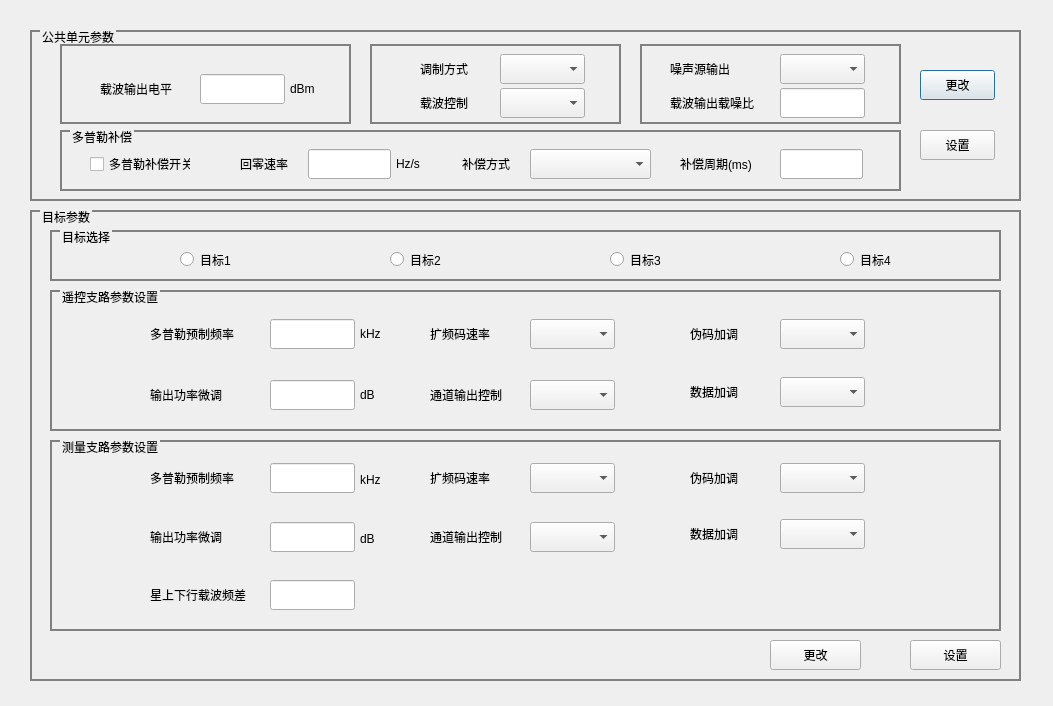
<?xml version="1.0" encoding="UTF-8"?>
<ui version="4.0">
 <class>SS2BBE_ModuParamSetGUIDlg</class>
 <widget class="QDialog" name="SS2BBE_ModuParamSetGUIDlg">
  <property name="geometry">
   <rect>
    <x>0</x>
    <y>0</y>
    <width>1053</width>
    <height>706</height>
   </rect>
  </property>
  <property name="windowTitle">
   <string>DDTBBE_CodFrmSynSetGUIDlg</string>
  </property>
  <property name="styleSheet">
   <string notr="true">QGroupBox
{
	border-width:2px;
	border-style:solid;
	border-color:gray;
	margin-top:1ex;
}

QGroupBox::title
{
	subcontrol-origin:margin;
	subcontrol-position:top left;
	left:10px;
	padding: 0px;
}</string>
  </property>
  <widget class="QGroupBox" name="groupBox_common">
   <property name="geometry">
    <rect>
     <x>30</x>
     <y>30</y>
     <width>991</width>
     <height>171</height>
    </rect>
   </property>
   <property name="title">
    <string>公共单元参数</string>
   </property>
   <widget class="QGroupBox" name="groupBox_4">
    <property name="geometry">
     <rect>
      <x>30</x>
      <y>14</y>
      <width>291</width>
      <height>80</height>
     </rect>
    </property>
    <property name="title">
     <string/>
    </property>
    <widget class="QLabel" name="label_OutputElLevel">
     <property name="geometry">
      <rect>
       <x>40</x>
       <y>30</y>
       <width>101</width>
       <height>30</height>
      </rect>
     </property>
     <property name="text">
      <string>载波输出电平</string>
     </property>
    </widget>
    <widget class="QLineEdit" name="lineEdit_OutputElLevel">
     <property name="geometry">
      <rect>
       <x>140</x>
       <y>30</y>
       <width>85</width>
       <height>30</height>
      </rect>
     </property>
    </widget>
    <widget class="QLabel" name="label_2">
     <property name="geometry">
      <rect>
       <x>230</x>
       <y>30</y>
       <width>31</width>
       <height>30</height>
      </rect>
     </property>
     <property name="text">
      <string>dBm</string>
     </property>
    </widget>
   </widget>
   <widget class="QGroupBox" name="groupBox_5">
    <property name="geometry">
     <rect>
      <x>340</x>
      <y>14</y>
      <width>251</width>
      <height>80</height>
     </rect>
    </property>
    <property name="title">
     <string/>
    </property>
    <widget class="QLabel" name="label_AdjustType">
     <property name="geometry">
      <rect>
       <x>50</x>
       <y>10</y>
       <width>75</width>
       <height>30</height>
      </rect>
     </property>
     <property name="text">
      <string>调制方式</string>
     </property>
    </widget>
    <widget class="QLabel" name="label_WaveCtrl">
     <property name="geometry">
      <rect>
       <x>50</x>
       <y>44</y>
       <width>75</width>
       <height>30</height>
      </rect>
     </property>
     <property name="text">
      <string>载波控制</string>
     </property>
    </widget>
    <widget class="QComboBox" name="comboBox_AdjustType">
     <property name="geometry">
      <rect>
       <x>130</x>
       <y>10</y>
       <width>85</width>
       <height>30</height>
      </rect>
     </property>
    </widget>
    <widget class="QComboBox" name="comboBox_WaveCtrl">
     <property name="geometry">
      <rect>
       <x>130</x>
       <y>44</y>
       <width>85</width>
       <height>30</height>
      </rect>
     </property>
    </widget>
   </widget>
   <widget class="QGroupBox" name="groupBox_6">
    <property name="geometry">
     <rect>
      <x>610</x>
      <y>14</y>
      <width>261</width>
      <height>80</height>
     </rect>
    </property>
    <property name="title">
     <string/>
    </property>
    <widget class="QComboBox" name="comboBox_NoiseSourOutput">
     <property name="geometry">
      <rect>
       <x>140</x>
       <y>10</y>
       <width>85</width>
       <height>30</height>
      </rect>
     </property>
    </widget>
    <widget class="QLabel" name="label_NoiseSourOutput">
     <property name="geometry">
      <rect>
       <x>30</x>
       <y>10</y>
       <width>110</width>
       <height>30</height>
      </rect>
     </property>
     <property name="text">
      <string>噪声源输出</string>
     </property>
    </widget>
    <widget class="QLabel" name="label_WaveNoiseRatio">
     <property name="geometry">
      <rect>
       <x>30</x>
       <y>44</y>
       <width>110</width>
       <height>30</height>
      </rect>
     </property>
     <property name="text">
      <string>载波输出载噪比</string>
     </property>
    </widget>
    <widget class="QLineEdit" name="lineEdit_WaveNoiseRatio">
     <property name="geometry">
      <rect>
       <x>140</x>
       <y>44</y>
       <width>85</width>
       <height>30</height>
      </rect>
     </property>
    </widget>
   </widget>
   <widget class="QGroupBox" name="groupBox_processCtrl">
    <property name="geometry">
     <rect>
      <x>30</x>
      <y>100</y>
      <width>841</width>
      <height>61</height>
     </rect>
    </property>
    <property name="title">
     <string>多普勒补偿</string>
    </property>
    <widget class="QCheckBox" name="checkBox_dopplerSw">
     <property name="geometry">
      <rect>
       <x>30</x>
       <y>19</y>
       <width>101</width>
       <height>30</height>
      </rect>
     </property>
     <property name="text">
      <string>多普勒补偿开关 </string>
     </property>
    </widget>
    <widget class="QLabel" name="label_BackZeroRate">
     <property name="geometry">
      <rect>
       <x>180</x>
       <y>19</y>
       <width>65</width>
       <height>30</height>
      </rect>
     </property>
     <property name="text">
      <string>回零速率</string>
     </property>
    </widget>
    <widget class="QLineEdit" name="lineEdit_BackZeroRate">
     <property name="geometry">
      <rect>
       <x>248</x>
       <y>19</y>
       <width>83</width>
       <height>30</height>
      </rect>
     </property>
    </widget>
    <widget class="QLabel" name="label_14">
     <property name="geometry">
      <rect>
       <x>336</x>
       <y>19</y>
       <width>31</width>
       <height>30</height>
      </rect>
     </property>
     <property name="text">
      <string>Hz/s</string>
     </property>
    </widget>
    <widget class="QLabel" name="label_CompensateType">
     <property name="geometry">
      <rect>
       <x>402</x>
       <y>19</y>
       <width>66</width>
       <height>30</height>
      </rect>
     </property>
     <property name="text">
      <string>补偿方式</string>
     </property>
    </widget>
    <widget class="QComboBox" name="comboBox_CompensateType">
     <property name="geometry">
      <rect>
       <x>470</x>
       <y>19</y>
       <width>121</width>
       <height>30</height>
      </rect>
     </property>
    </widget>
    <widget class="QLabel" name="label_CompensateTime">
     <property name="geometry">
      <rect>
       <x>620</x>
       <y>19</y>
       <width>102</width>
       <height>30</height>
      </rect>
     </property>
     <property name="text">
      <string>补偿周期(ms)</string>
     </property>
    </widget>
    <widget class="QLineEdit" name="lineEdit_CompensateTime">
     <property name="geometry">
      <rect>
       <x>720</x>
       <y>19</y>
       <width>83</width>
       <height>30</height>
      </rect>
     </property>
    </widget>
   </widget>
   <widget class="QPushButton" name="pushButton_PlblicUnitModify">
    <property name="geometry">
     <rect>
      <x>890</x>
      <y>40</y>
      <width>75</width>
      <height>30</height>
     </rect>
    </property>
    <property name="text">
     <string>更改</string>
    </property>
   </widget>
   <widget class="QPushButton" name="pushButton_PublicUnitSet">
    <property name="geometry">
     <rect>
      <x>890</x>
      <y>100</y>
      <width>75</width>
      <height>30</height>
     </rect>
    </property>
    <property name="text">
     <string>设置</string>
    </property>
   </widget>
  </widget>
  <widget class="QGroupBox" name="groupBox_target">
   <property name="geometry">
    <rect>
     <x>30</x>
     <y>210</y>
     <width>991</width>
     <height>471</height>
    </rect>
   </property>
   <property name="title">
    <string>目标参数</string>
   </property>
   <widget class="QGroupBox" name="groupBox_8">
    <property name="geometry">
     <rect>
      <x>20</x>
      <y>80</y>
      <width>951</width>
      <height>141</height>
     </rect>
    </property>
    <property name="title">
     <string>遥控支路参数设置</string>
    </property>
    <widget class="QLabel" name="label_DopplerPredFreT">
     <property name="geometry">
      <rect>
       <x>100</x>
       <y>29</y>
       <width>121</width>
       <height>30</height>
      </rect>
     </property>
     <property name="text">
      <string>多普勒预制频率</string>
     </property>
    </widget>
    <widget class="QLineEdit" name="lineEdit_DopplerPredFreT">
     <property name="geometry">
      <rect>
       <x>220</x>
       <y>29</y>
       <width>85</width>
       <height>30</height>
      </rect>
     </property>
    </widget>
    <widget class="QLabel" name="label_OutputPowerDecreaseT">
     <property name="geometry">
      <rect>
       <x>100</x>
       <y>90</y>
       <width>121</width>
       <height>30</height>
      </rect>
     </property>
     <property name="text">
      <string>输出功率微调</string>
     </property>
    </widget>
    <widget class="QLineEdit" name="lineEdit_OutputPowerDecreaseT">
     <property name="geometry">
      <rect>
       <x>220</x>
       <y>90</y>
       <width>85</width>
       <height>30</height>
      </rect>
     </property>
    </widget>
    <widget class="QLabel" name="label_6">
     <property name="geometry">
      <rect>
       <x>310</x>
       <y>29</y>
       <width>31</width>
       <height>30</height>
      </rect>
     </property>
     <property name="text">
      <string>kHz</string>
     </property>
    </widget>
    <widget class="QLabel" name="label_7">
     <property name="geometry">
      <rect>
       <x>310</x>
       <y>90</y>
       <width>31</width>
       <height>30</height>
      </rect>
     </property>
     <property name="text">
      <string>dB</string>
     </property>
    </widget>
    <widget class="QLabel" name="label_FreExpandRateT">
     <property name="geometry">
      <rect>
       <x>380</x>
       <y>29</y>
       <width>97</width>
       <height>30</height>
      </rect>
     </property>
     <property name="text">
      <string>扩频码速率</string>
     </property>
    </widget>
    <widget class="QComboBox" name="comboBox_FreExpandRateT">
     <property name="geometry">
      <rect>
       <x>480</x>
       <y>29</y>
       <width>85</width>
       <height>30</height>
      </rect>
     </property>
    </widget>
    <widget class="QLabel" name="label_ChannelOutputCtrlT">
     <property name="geometry">
      <rect>
       <x>380</x>
       <y>90</y>
       <width>97</width>
       <height>30</height>
      </rect>
     </property>
     <property name="text">
      <string>通道输出控制</string>
     </property>
    </widget>
    <widget class="QComboBox" name="comboBox_ChannelOutputCtrlT">
     <property name="geometry">
      <rect>
       <x>480</x>
       <y>90</y>
       <width>85</width>
       <height>30</height>
      </rect>
     </property>
    </widget>
    <widget class="QComboBox" name="comboBox_VirtualAddT">
     <property name="geometry">
      <rect>
       <x>730</x>
       <y>29</y>
       <width>85</width>
       <height>30</height>
      </rect>
     </property>
    </widget>
    <widget class="QLabel" name="label_VirtualAddT">
     <property name="geometry">
      <rect>
       <x>640</x>
       <y>29</y>
       <width>90</width>
       <height>30</height>
      </rect>
     </property>
     <property name="text">
      <string>伪码加调</string>
     </property>
    </widget>
    <widget class="QComboBox" name="comboBox_DataAddT">
     <property name="geometry">
      <rect>
       <x>730</x>
       <y>87</y>
       <width>85</width>
       <height>30</height>
      </rect>
     </property>
    </widget>
    <widget class="QLabel" name="label_DataAddT">
     <property name="geometry">
      <rect>
       <x>640</x>
       <y>87</y>
       <width>90</width>
       <height>30</height>
      </rect>
     </property>
     <property name="text">
      <string>数据加调</string>
     </property>
    </widget>
   </widget>
   <widget class="QGroupBox" name="groupBox_9">
    <property name="geometry">
     <rect>
      <x>20</x>
      <y>230</y>
      <width>951</width>
      <height>191</height>
     </rect>
    </property>
    <property name="title">
     <string>测量支路参数设置</string>
    </property>
    <widget class="QLabel" name="label_DopplerPredFreM">
     <property name="geometry">
      <rect>
       <x>100</x>
       <y>23</y>
       <width>121</width>
       <height>30</height>
      </rect>
     </property>
     <property name="text">
      <string>多普勒预制频率</string>
     </property>
    </widget>
    <widget class="QLineEdit" name="lineEdit_DopplerPredFreM">
     <property name="geometry">
      <rect>
       <x>220</x>
       <y>23</y>
       <width>85</width>
       <height>30</height>
      </rect>
     </property>
    </widget>
    <widget class="QLabel" name="label_OutputPowerDecreaseM">
     <property name="geometry">
      <rect>
       <x>100</x>
       <y>82</y>
       <width>121</width>
       <height>30</height>
      </rect>
     </property>
     <property name="text">
      <string>输出功率微调</string>
     </property>
    </widget>
    <widget class="QLineEdit" name="lineEdit_OutputPowerDecreaseM">
     <property name="geometry">
      <rect>
       <x>220</x>
       <y>82</y>
       <width>85</width>
       <height>30</height>
      </rect>
     </property>
    </widget>
    <widget class="QLabel" name="label_21">
     <property name="geometry">
      <rect>
       <x>310</x>
       <y>25</y>
       <width>31</width>
       <height>30</height>
      </rect>
     </property>
     <property name="text">
      <string>kHz</string>
     </property>
    </widget>
    <widget class="QLabel" name="label_22">
     <property name="geometry">
      <rect>
       <x>310</x>
       <y>84</y>
       <width>31</width>
       <height>30</height>
      </rect>
     </property>
     <property name="text">
      <string>dB</string>
     </property>
    </widget>
    <widget class="QLabel" name="label_FreExpandRateM">
     <property name="geometry">
      <rect>
       <x>380</x>
       <y>23</y>
       <width>97</width>
       <height>30</height>
      </rect>
     </property>
     <property name="text">
      <string>扩频码速率</string>
     </property>
    </widget>
    <widget class="QComboBox" name="comboBox_FreExpandRateM">
     <property name="geometry">
      <rect>
       <x>480</x>
       <y>23</y>
       <width>85</width>
       <height>30</height>
      </rect>
     </property>
    </widget>
    <widget class="QLabel" name="label_ChannelOutputCtrlM">
     <property name="geometry">
      <rect>
       <x>380</x>
       <y>82</y>
       <width>97</width>
       <height>30</height>
      </rect>
     </property>
     <property name="text">
      <string>通道输出控制</string>
     </property>
    </widget>
    <widget class="QComboBox" name="comboBox_ChannelOutputCtrlM">
     <property name="geometry">
      <rect>
       <x>480</x>
       <y>82</y>
       <width>85</width>
       <height>30</height>
      </rect>
     </property>
    </widget>
    <widget class="QComboBox" name="comboBox_VirtualAddM">
     <property name="geometry">
      <rect>
       <x>730</x>
       <y>23</y>
       <width>85</width>
       <height>30</height>
      </rect>
     </property>
    </widget>
    <widget class="QLabel" name="label_VirtualAddM">
     <property name="geometry">
      <rect>
       <x>640</x>
       <y>23</y>
       <width>90</width>
       <height>30</height>
      </rect>
     </property>
     <property name="text">
      <string>伪码加调</string>
     </property>
    </widget>
    <widget class="QComboBox" name="comboBox_DataAddM">
     <property name="geometry">
      <rect>
       <x>730</x>
       <y>79</y>
       <width>85</width>
       <height>30</height>
      </rect>
     </property>
    </widget>
    <widget class="QLabel" name="label_DataAddM">
     <property name="geometry">
      <rect>
       <x>640</x>
       <y>79</y>
       <width>90</width>
       <height>30</height>
      </rect>
     </property>
     <property name="text">
      <string>数据加调</string>
     </property>
    </widget>
    <widget class="QLineEdit" name="lineEdit_UpdownFDiff">
     <property name="geometry">
      <rect>
       <x>220</x>
       <y>140</y>
       <width>85</width>
       <height>30</height>
      </rect>
     </property>
    </widget>
    <widget class="QLabel" name="label_UpdownFDiff">
     <property name="geometry">
      <rect>
       <x>100</x>
       <y>140</y>
       <width>121</width>
       <height>30</height>
      </rect>
     </property>
     <property name="text">
      <string>星上下行载波频差</string>
     </property>
    </widget>
   </widget>
   <widget class="QPushButton" name="pushButton_Set">
    <property name="geometry">
     <rect>
      <x>880</x>
      <y>430</y>
      <width>91</width>
      <height>30</height>
     </rect>
    </property>
    <property name="text">
     <string>设置</string>
    </property>
   </widget>
   <widget class="QPushButton" name="pushButton_Modify">
    <property name="geometry">
     <rect>
      <x>740</x>
      <y>430</y>
      <width>91</width>
      <height>30</height>
     </rect>
    </property>
    <property name="text">
     <string>更改</string>
    </property>
   </widget>
  </widget>
  <widget class="QGroupBox" name="groupBox_3">
   <property name="geometry">
    <rect>
     <x>50</x>
     <y>230</y>
     <width>951</width>
     <height>51</height>
    </rect>
   </property>
   <property name="title">
    <string>目标选择</string>
   </property>
   <widget class="QRadioButton" name="radioButton_Target1">
    <property name="geometry">
     <rect>
      <x>130</x>
      <y>20</y>
      <width>100</width>
      <height>19</height>
     </rect>
    </property>
    <property name="text">
     <string>目标1</string>
    </property>
   </widget>
   <widget class="QRadioButton" name="radioButton_Target2">
    <property name="geometry">
     <rect>
      <x>340</x>
      <y>20</y>
      <width>100</width>
      <height>19</height>
     </rect>
    </property>
    <property name="text">
     <string>目标2</string>
    </property>
   </widget>
   <widget class="QRadioButton" name="radioButton_Target3">
    <property name="geometry">
     <rect>
      <x>560</x>
      <y>20</y>
      <width>100</width>
      <height>19</height>
     </rect>
    </property>
    <property name="text">
     <string>目标3</string>
    </property>
   </widget>
   <widget class="QRadioButton" name="radioButton_Target4">
    <property name="geometry">
     <rect>
      <x>790</x>
      <y>20</y>
      <width>100</width>
      <height>19</height>
     </rect>
    </property>
    <property name="text">
     <string>目标4</string>
    </property>
   </widget>
  </widget>
 </widget>
 <resources/>
 <connections/>
</ui>
